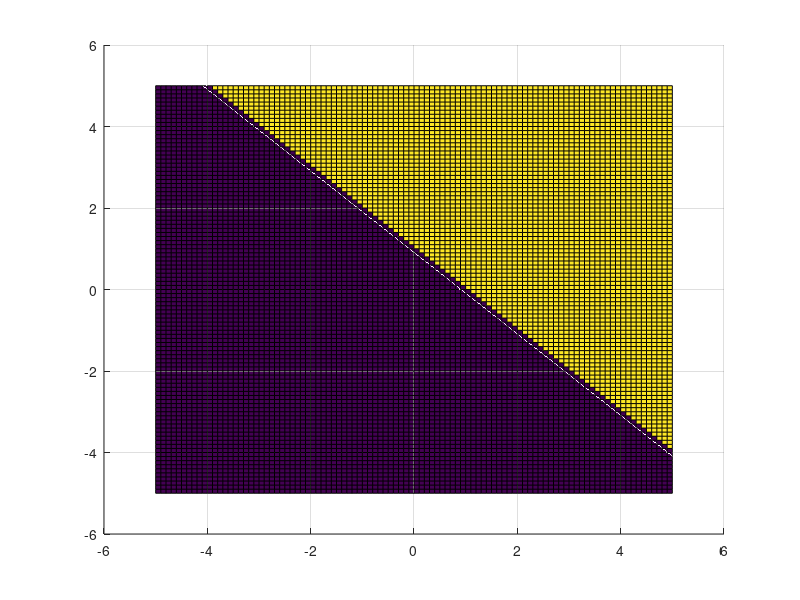

Write the MATLAB code that produced this figure.
v = -5:0.1:5;
[x,y] = meshgrid(v);  % create a grid
ineq = x + y >= 1;    % some inequality
f = double(ineq);
surf(x,y,f);
view(0,90)            % rotate surface plot to top view